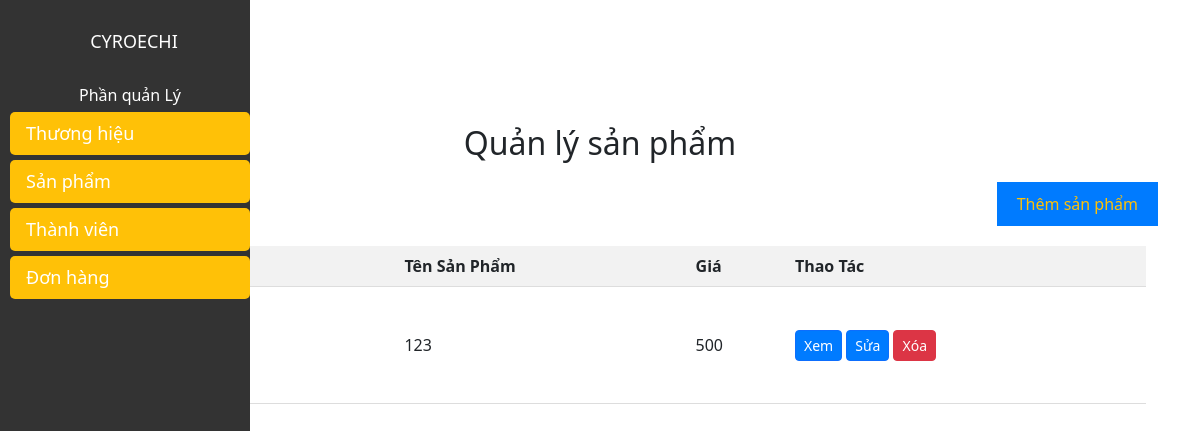
Before: /quanlysanpham/ with the older database file.
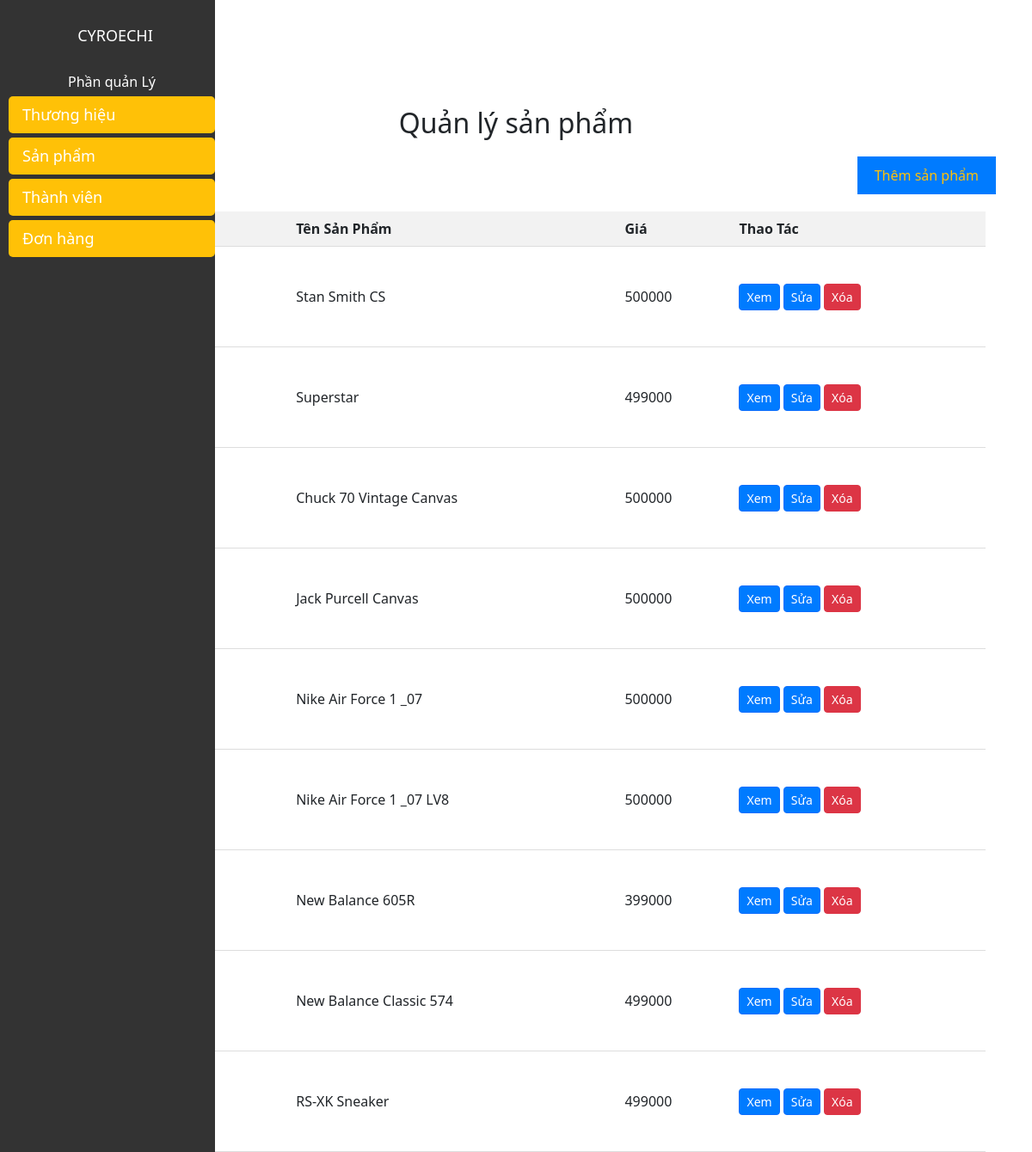
After: the same page with the newer database file.
### app/models.py (models this page shows, shortened)
class Product(models.Model):
    name = models.CharField(max_length=200, null=True)
    category = models.ManyToManyField(Category, related_name='product_category')
    price = models.FloatField()
    price_sale = models.DecimalField(max_digits=10, decimal_places=2, default=0.0)
    describe = models.CharField(max_length=300, null=True)
    digital = models.BooleanField(default=False, null=True, blank=False)
    count39 = models.IntegerField(default=0)
    count40 = models.IntegerField(default=0)
    count41 = models.IntegerField(default=0)
    image = models.ImageField(null=True, blank=True)
    image1 = models.ImageField(null=True, blank=True)
    image2 = models.ImageField(null=True, blank=True)
    image3 = models.ImageField(null=True, blank=True)
    image4 = models.ImageField(null=True, blank=True)
    unit = models.CharField(max_length=50, null=True, blank=True)
    @property
    def ImageURL(self):
        try:
            url = self.image.url
        except:
            url = ''
        return url

### app/python/admin/quanlysanpham.py (the view)
# urls.py: path('quanlysanpham/', views.quanlysanpham , name="quanlysanpham" ),
def quanlysanpham(request):
    products = Product.objects.all()
    form = AddProduct()
    context = {'products': products}
    return render(request, 'admin/quanlysanpham.html', context)

### app/templates/admin/quanlysanpham.html (shortened to what this page needs)
{% extends 'admin/manage.html' %}
{% load static %}
{% block quanlysanpham %}
<div class="container mt-4">
    <h2>Quản lý sản phẩm</h2>
    <div class="btn-group mb-3">
        <a href="{% url 'themsanpham' %}" class="primary-btn add-product-button">Thêm sản phẩm</a>
    </div>
    <section class="mt-3">
        <div class="container">
            <div class="row">
                <div class="col-lg-12">
                    <div class="shoping__cart__table">
                        <table>
                            <thead>
                                <tr>
                                    <th>ID</th>
                                    <th>Ảnh</th>
                                    <th>Tên Sản Phẩm</th>
                                    <th>Giá</th>
                                    <th>Thao Tác</th>
                                </tr>
                            </thead>
                            <tbody>
                                {% for product in products %}
                                <tr>
                                    <td>
                                    </td>
                                    <td>
                                    </td>
                                    <td>
                                        {{ product.name }}
                                    </td>
                                    <td>
                                        {{ product.price|floatformat:0 }}
                                    </td>
                                    <td>
                                        <a href="{% url 'xemsanpham' %}?id={{ product.id }}" class="btn btn-primary btn-sm">Xem</a>
                                        <a href="{% url 'suasanpham' %}?id={{ product.id }}"  class="btn btn-primary btn-sm">Sửa</a>
                                        <a href="{% url 'xoasanpham' %}?id={{ product.id }}" class="btn btn-danger btn-sm">Xóa</a>
                                    </td>
                                </tr>
                                {% endfor %}
                            </tbody>
                        </table>
                    </div>
                </div>
            </div>
        </div>
    </section>
</div>
{% endblock quanlysanpham %}

Changed rows visible on the page:
removed Product: name "123", price "500"
added Product: name "Stan Smith CS", price "500000"
added Product: name "Superstar", price "499000"
added Product: name "Chuck 70 Vintage Canvas", price "500000"
added Product: name "Jack Purcell Canvas", price "500000"
added Product: name "Nike Air Force 1 _07", price "500000"
added Product: name "Nike Air Force 1 _07 LV8", price "500000"
added Product: name "New Balance 605R", price "399000"
added Product: name "New Balance Classic 574", price "499000"
added Product: name "RS-XK Sneaker", price "499000"
